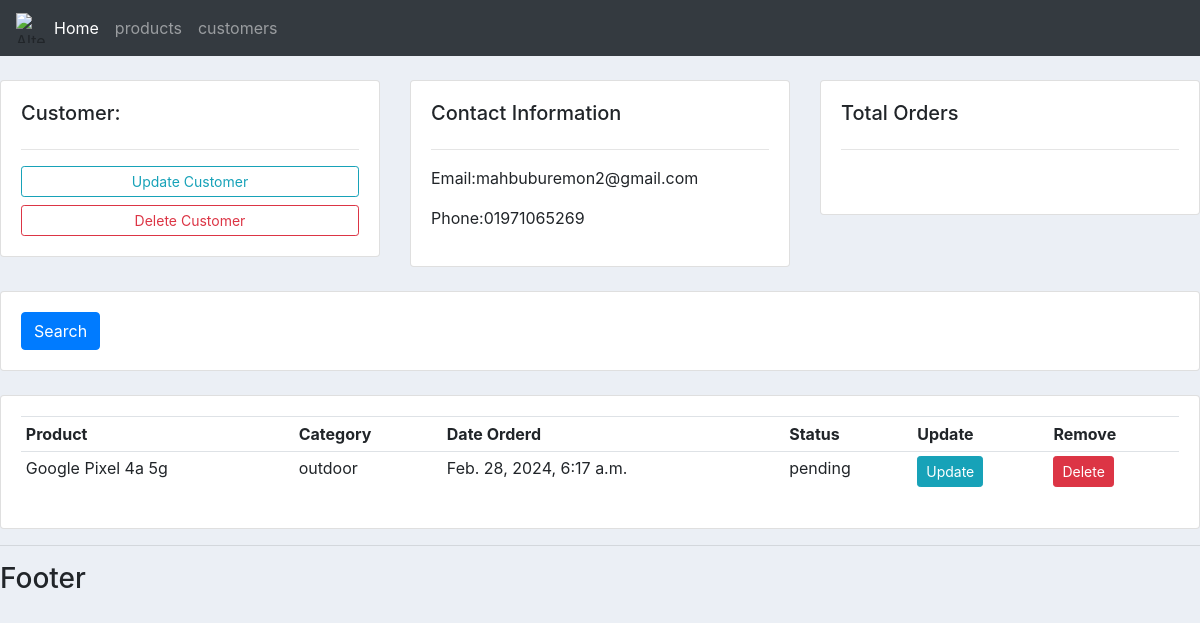
The app's page /customers/2/, older data.
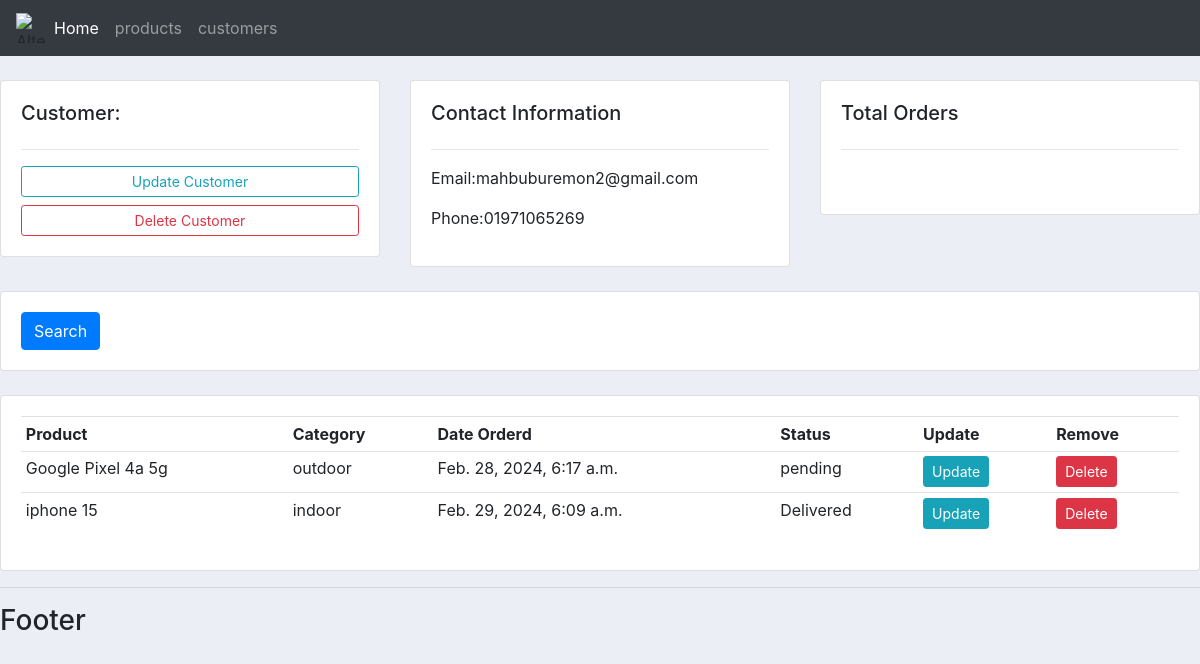
The same page, newer data.
### account/models.py (models this page shows, shortened)
class Order(models.Model):
    STATUS = (
        ('pending', 'pending'),
        ('out of delivery', 'out of delivery'),
        ('Delivered', 'Delivered'),
    )
    customer = models.ForeignKey(Customer, null=True, on_delete=models.SET_NULL)
    product = models.ForeignKey(Products, null=True, on_delete=models.SET_NULL)
    date_created = models.DateTimeField(auto_now_add=True, null=True)
    status = models.CharField(max_length=200, null=True, choices=STATUS)
    tag= models.ManyToManyField(Tag)

class Products(models.Model):
    CATEGORY = (
        ('indoor', 'Indoor'),
        ('outdoor', 'Outdoor'),
    )
    name = models.CharField(max_length=200, null=True)
    price = models.FloatField(null=True)
    category = models.CharField(max_length=200, null=True, choices=CATEGORY)
    date_created = models.DateTimeField(auto_now_add=True, null=True)
    tag = models.ManyToManyField(Tag)
    def __str__(self):
        return self.name

### account/views.py (the view)
# urls.py: path('customers/<str:pk_test>/', views.customers, name ='customers'), # No spaces around the path string
def customers(request,pk_test):
    customer = Customer.objects.get(id=pk_test)
    orders = customer.order_set.all()
    context = {'customer': customer, 'orders':orders}
    return render(request,'account/customers.html', context)

### account/templates/account/customers.html
{% extends 'account/main.html' %}
{% block content %}
        <br>
        <div class="row">
            <div class="col-md">
                <div class="card card-body">
                    <h5>Customer:</h5>
                    <hr>
                    <a class="btn btn-outline-info  btn-sm btn-block" href="">Update Customer</a>
                    <a class="btn btn-outline-danger  btn-sm btn-block" href="">Delete Customer</a>
                </div>
            </div>
            <div class="col-md">
                <div class="card card-body">
                    <h5>Contact Information</h5>
                    <hr>
                    <p>Email:{{customer.email}} </p>
                    <p>Phone:{{customer.phone}} </p>
                </div>
            </div>
            <div class="col-md">
                <div class="card card-body">
                    <h5>Total Orders</h5>
                    <hr>
                    <h1 style="text-align: center;padding: 10px"></h1>
                </div>
            </div>
        </div>
        <br>
        <div class="row">
            <div class="col">
                <div class="card card-body">
                    <form method="get">
                    <button class="btn btn-primary" type="submit">Search</button>
                </form>
                </div>
            </div>
        </div>
        <br>
        <div class="row">
            <div class="col-md">
                <div class="card card-body">
                    <table class="table table-sm">
                        <tr>
                            <th>Product</th>
                            <th>Category</th>
                            <th>Date Orderd</th>
                            <th>Status</th>
                            <th>Update</th>
                            <th>Remove</th>
                        </tr>
                        {% for order in orders %}
                        <tr>
                            <td>{{order.product}}</td>
                            <td>{{order.product.category}}</td>
                            <td>{{order.date_created}}</td>
                            <td>{{order.status}}</td>
                            <td><a href="{% url 'update_order' order.id %}" class="btn btn-sm btn-info">Update</a></td>
                            <td><a href="{% url 'delete_order' order.id %}" class="btn btn-sm btn-danger">Delete</a></td>
                        </tr>
                        {% endfor%}
                    </table>
                </div>
            </div>
        </div>
{% endblock %}

Row changes from the older to the newer data that the page shows:
added Order: product "iphone 15", product.category "indoor", date_created "Feb. 29, 2024, 6:09 a.m.", status "Delivered"
